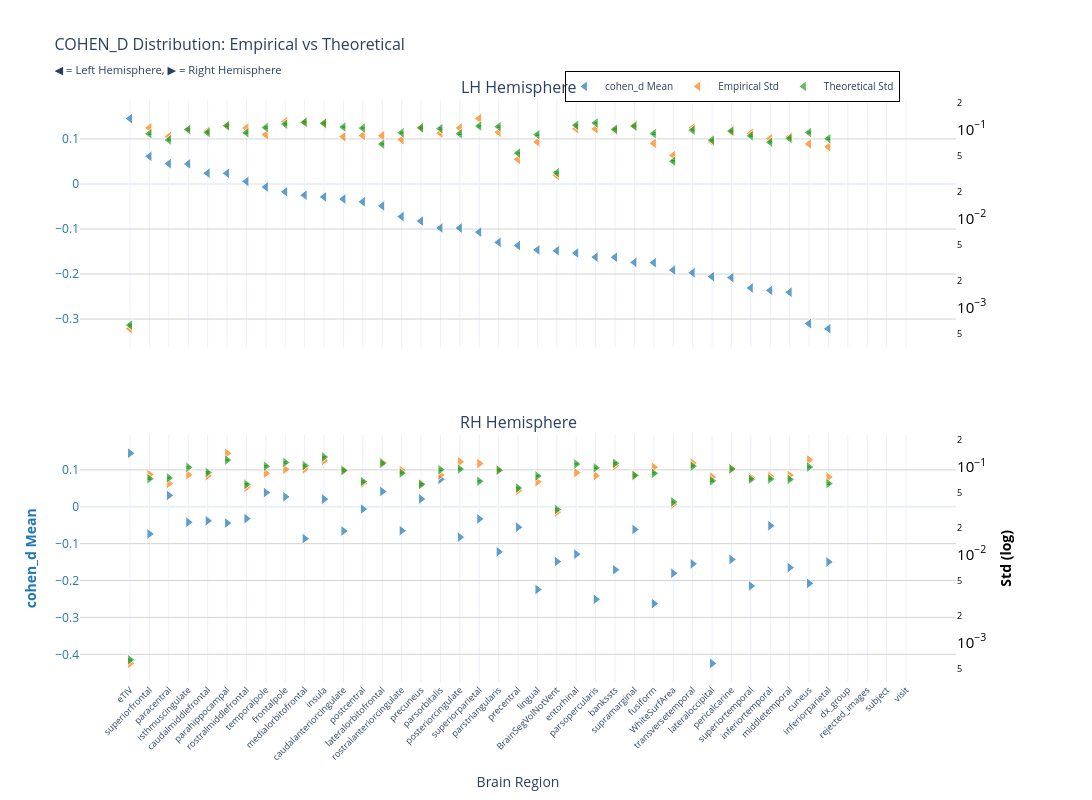
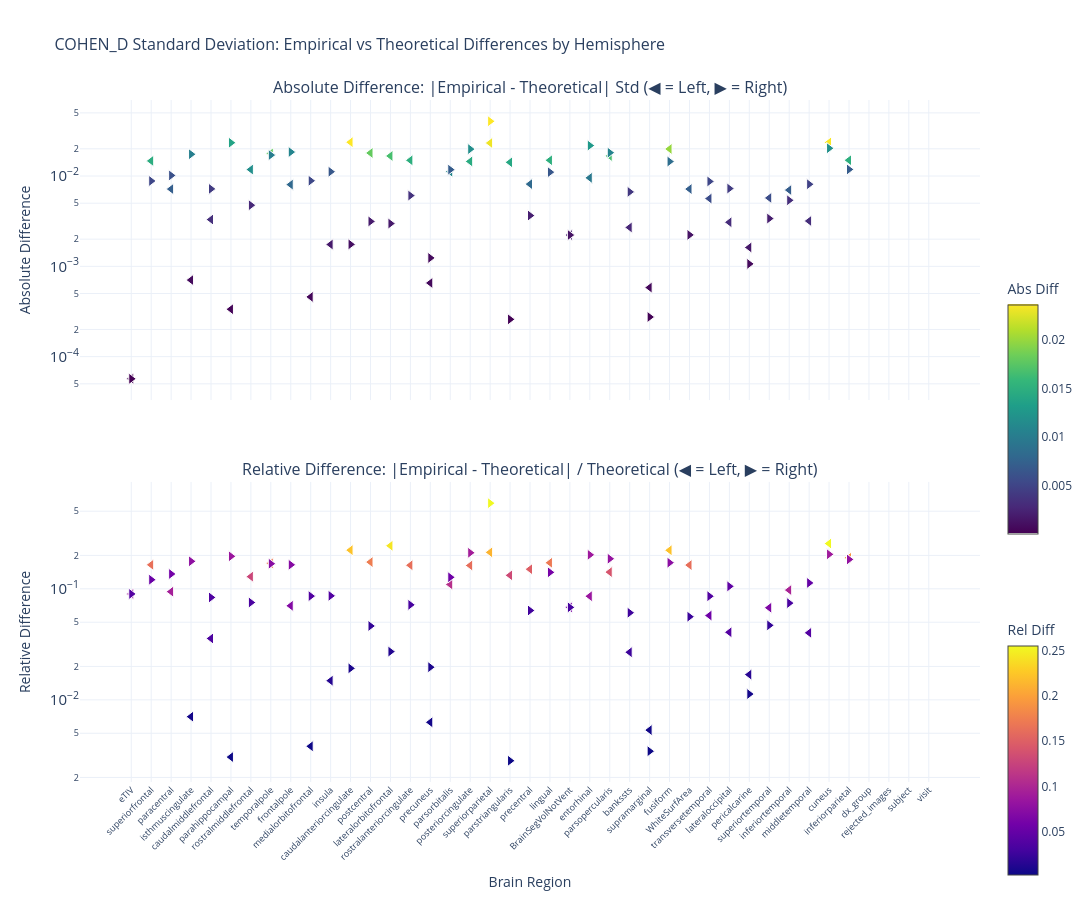

The cell these charts' notebook holds for them, in order:
### Markdown cell above
### Cohen's d

### Code cell
nu_nav = df_npvr[(df_npvr["study"] == "longitudinal") & (df_npvr["group"] == "HC-PD")]
data_path = stats_dir / f"cohen_d_longitudinal_{METRIC}.parquet"
df, stats = get_test_stats(
    data_path,
    stat_functions_F,
    nu_nav,
    hemisphere=True,
    study="longitudinal",
    raw_values=True,
)
show_figure(
    stats, hemisphere=True, stat_name="cohen_d", study="longitudinal", metric=METRIC
)

### Figure 1 — Plotly figure (JSON) as saved in the notebook; plotly's stock layout.template omitted (floating-point values rounded to 4 significant figures)
{"data": [{"hovertemplate": "<b>%{x}</b><br>Mean cohen_d: %{y:.2f}<br><extra></extra>", "legendgroup": "mean", "marker": {"color": "#1f77b4", "line": {"color": "white", "width": 1}, "opacity": 0.7, "size": 10, "symbol": "triangle-left"}, "mode": "markers", "name": "cohen_d Mean", "showlegend": true, "type": "scatter", "x": ["eTIV", "superiorfrontal", "paracentral", "isthmuscingulate", "caudalmiddlefrontal", "parahippocampal", "rostralmiddlefrontal", "temporalpole", "frontalpole", "medialorbitofrontal", "insula", "caudalanteriorcingulate", "postcentral", "lateralorbitofrontal", "rostralanteriorcingulate", "precuneus", "parsorbitalis", "posteriorcingulate", "superiorparietal", "parstriangularis", "precentral", "lingual", "BrainSegVolNotVent", "entorhinal", "parsopercularis", "bankssts", "supramarginal", "fusiform", "WhiteSurfArea", "transversetemporal", "lateraloccipital", "pericalcarine", "superiortemporal", "inferiortemporal", "middletemporal", "cuneus", "inferiorparietal", "dx_group", "rejected_images", "subject", "visit"], "xaxis": "x", "y": [0.1452, 0.06137, 0.04514, 0.04462, 0.02393, 0.02367, 0.005677, -0.006589, -0.01745, -0.02482, -0.02873, -0.03349, -0.03959, -0.04867, -0.07246, -0.08241, -0.09775, -0.09783, -0.1069, -0.1296, -0.1366, -0.1465, -0.1484, -0.1532, -0.1624, -0.1627, -0.1742, -0.1748, -0.1911, -0.1969, -0.2058, -0.208, -0.2309, -0.2363, -0.2405, -0.3102, -0.3215, NaN, NaN, NaN, NaN], "yaxis": "y"}, {"hovertemplate": "<b>%{x}</b><br>Empirical Std: %{y:.3f}<br><extra></extra>", "legendgroup": "empirical", "marker": {"color": "#ff7f0e", "line": {"color": "white", "width": 1}, "opacity": 0.7, "size": 10, "symbol": "triangle-left"}, "mode": "markers", "name": "Empirical Std", "showlegend": true, "type": "scatter", "x": ["eTIV", "superiorfrontal", "paracentral", "isthmuscingulate", "caudalmiddlefrontal", "parahippocampal", "rostralmiddlefrontal", "temporalpole", "frontalpole", "medialorbitofrontal", "insula", "caudalanteriorcingulate", "postcentral", "lateralorbitofrontal", "rostralanteriorcingulate", "precuneus", "parsorbitalis", "posteriorcingulate", "superiorparietal", "parstriangularis", "precentral", "lingual", "BrainSegVolNotVent", "entorhinal", "parsopercularis", "bankssts", "supramarginal", "fusiform", "WhiteSurfArea", "transversetemporal", "lateraloccipital", "pericalcarine", "superiortemporal", "inferiortemporal", "middletemporal", "cuneus", "inferiorparietal", "dx_group", "rejected_images", "subject", "visit"], "xaxis": "x", "y": [0.0005753, 0.1041, 0.08318, 0.09916, 0.09554, 0.1101, 0.1033, 0.08713, 0.1223, 0.1196, 0.1155, 0.08251, 0.08536, 0.08493, 0.07657, 0.1035, 0.09071, 0.1039, 0.1321, 0.093, 0.04602, 0.07216, 0.03039, 0.1016, 0.1012, 0.09769, 0.1095, 0.06967, 0.05101, 0.1036, 0.07264, 0.09421, 0.09036, 0.07871, 0.08229, 0.06856, 0.06358, NaN, NaN, NaN, NaN], "yaxis": "y2"}, {"error_y": {"array": [1.256e-05, 0.001776, 0.00151, 0.001984, 0.001833, 0.002181, 0.001819, 0.002085, 0.00227, 0.002386, 0.002329, 0.00211, 0.002054, 0.001356, 0.001818, 0.00207, 0.002024, 0.001775, 0.002163, 0.00213, 0.001076, 0.001731, 0.000648, 0.002209, 0.002343, 0.001995, 0.002164, 0.00178, 0.0008711, 0.001947, 0.001504, 0.001904, 0.001682, 0.001425, 0.001572, 0.00183, 0.001561, NaN, NaN, NaN, NaN], "arrayminus": [1.231e-05, 0.001741, 0.00148, 0.001945, 0.001796, 0.002138, 0.001783, 0.002043, 0.002225, 0.002339, 0.002283, 0.002068, 0.002013, 0.00133, 0.001782, 0.002029, 0.001984, 0.00174, 0.002121, 0.002087, 0.001055, 0.001696, 0.0006352, 0.002165, 0.002296, 0.001955, 0.002122, 0.001745, 0.0008538, 0.001908, 0.001475, 0.001866, 0.001648, 0.001397, 0.001541, 0.001794, 0.00153, NaN, NaN, NaN, NaN], "color": "#2ca02c", "thickness": 1, "type": "data", "visible": true, "width": 2}, "hovertemplate": "<b>%{x}</b><br>Theoretical Std: %{y:.3f}<br><extra></extra>", "legendgroup": "theoretical", "marker": {"color": "#2ca02c", "line": {"color": "white", "width": 1}, "opacity": 0.7, "size": 10, "symbol": "triangle-left"}, "mode": "markers", "name": "Theoretical Std", "showlegend": true, "type": "scatter", "x": ["eTIV", "superiorfrontal", "paracentral", "isthmuscingulate", "caudalmiddlefrontal", "parahippocampal", "rostralmiddlefrontal", "temporalpole", "frontalpole", "medialorbitofrontal", "insula", "caudalanteriorcingulate", "postcentral", "lateralorbitofrontal", "rostralanteriorcingulate", "precuneus", "parsorbitalis", "posteriorcingulate", "superiorparietal", "parstriangularis", "precentral", "lingual", "BrainSegVolNotVent", "entorhinal", "parsopercularis", "bankssts", "supramarginal", "fusiform", "WhiteSurfArea", "transversetemporal", "lateraloccipital", "pericalcarine", "superiortemporal", "inferiortemporal", "middletemporal", "cuneus", "inferiorparietal", "dx_group", "rejected_images", "subject", "visit"], "xaxis": "x", "y": [0.0006321, 0.08939, 0.07601, 0.09986, 0.09224, 0.1098, 0.09154, 0.1049, 0.1142, 0.1201, 0.1172, 0.1062, 0.1034, 0.06827, 0.09148, 0.1042, 0.1019, 0.08936, 0.1089, 0.1072, 0.05416, 0.0871, 0.03261, 0.1112, 0.1179, 0.1004, 0.1089, 0.0896, 0.04384, 0.09797, 0.07572, 0.09583, 0.08464, 0.07172, 0.07911, 0.09211, 0.07854, NaN, NaN, NaN, NaN], "yaxis": "y2"}, {"hovertemplate": "<b>%{x}</b><br>Mean cohen_d: %{y:.2f}<br><extra></extra>", "legendgroup": "mean", "marker": {"color": "#1f77b4", "line": {"color": "white", "width": 1}, "opacity": 0.7, "size": 10, "symbol": "triangle-right"}, "mode": "markers", "name": "cohen_d Mean", "showlegend": false, "type": "scatter", "x": ["eTIV", "parsorbitalis", "lateralorbitofrontal", "temporalpole", "paracentral", "frontalpole", "precuneus", "insula", "postcentral", "rostralmiddlefrontal", "superiorparietal", "caudalmiddlefrontal", "isthmuscingulate", "parahippocampal", "inferiortemporal", "precentral", "supramarginal", "rostralanteriorcingulate", "caudalanteriorcingulate", "superiorfrontal", "posteriorcingulate", "medialorbitofrontal", "parstriangularis", "entorhinal", "pericalcarine", "BrainSegVolNotVent", "inferiorparietal", "transversetemporal", "middletemporal", "bankssts", "WhiteSurfArea", "cuneus", "superiortemporal", "lingual", "parsopercularis", "fusiform", "lateraloccipital", "dx_group", "rejected_images", "subject", "visit"], "xaxis": "x2", "y": [0.1452, 0.07448, 0.04164, 0.0387, 0.0309, 0.02706, 0.02128, 0.02078, -0.006245, -0.0321, -0.03281, -0.03803, -0.04176, -0.04407, -0.05124, -0.05547, -0.06159, -0.06471, -0.06564, -0.07361, -0.08225, -0.08635, -0.1221, -0.1284, -0.1428, -0.1484, -0.1494, -0.1547, -0.1649, -0.1707, -0.1803, -0.2077, -0.2146, -0.2243, -0.2509, -0.2625, -0.4246, NaN, NaN, NaN, NaN], "yaxis": "y3"}, {"hovertemplate": "<b>%{x}</b><br>Empirical Std: %{y:.3f}<br><extra></extra>", "legendgroup": "empirical", "marker": {"color": "#ff7f0e", "line": {"color": "white", "width": 1}, "opacity": 0.7, "size": 10, "symbol": "triangle-right"}, "mode": "markers", "name": "Empirical Std", "showlegend": false, "type": "scatter", "x": ["eTIV", "parsorbitalis", "lateralorbitofrontal", "temporalpole", "paracentral", "frontalpole", "precuneus", "insula", "postcentral", "rostralmiddlefrontal", "superiorparietal", "caudalmiddlefrontal", "isthmuscingulate", "parahippocampal", "inferiortemporal", "precentral", "supramarginal", "rostralanteriorcingulate", "caudalanteriorcingulate", "superiorfrontal", "posteriorcingulate", "medialorbitofrontal", "parstriangularis", "entorhinal", "pericalcarine", "BrainSegVolNotVent", "inferiorparietal", "transversetemporal", "middletemporal", "bankssts", "WhiteSurfArea", "cuneus", "superiortemporal", "lingual", "parsopercularis", "fusiform", "lateraloccipital", "dx_group", "rejected_images", "subject", "visit"], "xaxis": "x2", "y": [0.0005753, 0.08079, 0.1123, 0.08421, 0.06447, 0.09352, 0.06415, 0.1179, 0.06474, 0.05834, 0.1088, 0.0789, 0.08106, 0.1424, 0.07779, 0.05356, 0.07996, 0.09073, 0.08928, 0.08175, 0.1139, 0.09423, 0.09121, 0.08567, 0.09536, 0.03039, 0.07613, 0.1102, 0.07988, 0.1028, 0.03751, 0.1195, 0.07544, 0.06736, 0.07906, 0.09852, 0.07632, NaN, NaN, NaN, NaN], "yaxis": "y4"}, {"error_y": {"array": [1.256e-05, 0.001839, 0.002173, 0.002012, 0.001483, 0.002224, 0.00125, 0.002564, 0.001349, 0.001253, 0.001359, 0.001711, 0.001957, 0.002365, 0.001439, 0.001137, 0.001583, 0.001682, 0.001809, 0.001449, 0.001869, 0.002048, 0.001817, 0.002134, 0.001874, 0.000648, 0.001278, 0.002017, 0.001426, 0.002176, 0.0007895, 0.001972, 0.001432, 0.001558, 0.001931, 0.00167, 0.001372, NaN, NaN, NaN, NaN], "arrayminus": [1.231e-05, 0.001802, 0.00213, 0.001972, 0.001453, 0.00218, 0.001225, 0.002513, 0.001322, 0.001229, 0.001332, 0.001677, 0.001918, 0.002318, 0.00141, 0.001114, 0.001552, 0.001649, 0.001773, 0.001421, 0.001832, 0.002008, 0.001781, 0.002092, 0.001836, 0.0006352, 0.001252, 0.001977, 0.001398, 0.002133, 0.0007739, 0.001932, 0.001403, 0.001527, 0.001893, 0.001637, 0.001345, NaN, NaN, NaN, NaN], "color": "#2ca02c", "thickness": 1, "type": "data", "visible": true, "width": 2}, "hovertemplate": "<b>%{x}</b><br>Theoretical Std: %{y:.3f}<br><extra></extra>", "legendgroup": "theoretical", "marker": {"color": "#2ca02c", "line": {"color": "white", "width": 1}, "opacity": 0.7, "size": 10, "symbol": "triangle-right"}, "mode": "markers", "name": "Theoretical Std", "showlegend": false, "type": "scatter", "x": ["eTIV", "parsorbitalis", "lateralorbitofrontal", "temporalpole", "paracentral", "frontalpole", "precuneus", "insula", "postcentral", "rostralmiddlefrontal", "superiorparietal", "caudalmiddlefrontal", "isthmuscingulate", "parahippocampal", "inferiortemporal", "precentral", "supramarginal", "rostralanteriorcingulate", "caudalanteriorcingulate", "superiorfrontal", "posteriorcingulate", "medialorbitofrontal", "parstriangularis", "entorhinal", "pericalcarine", "BrainSegVolNotVent", "inferiorparietal", "transversetemporal", "middletemporal", "bankssts", "WhiteSurfArea", "cuneus", "superiortemporal", "lingual", "parsopercularis", "fusiform", "lateraloccipital", "dx_group", "rejected_images", "subject", "visit"], "xaxis": "x2", "y": [0.0006321, 0.09255, 0.1094, 0.1012, 0.07462, 0.1119, 0.06291, 0.129, 0.06788, 0.06309, 0.06838, 0.0861, 0.09848, 0.119, 0.0724, 0.05721, 0.07969, 0.08466, 0.09103, 0.07294, 0.09405, 0.1031, 0.09147, 0.1074, 0.0943, 0.03261, 0.0643, 0.1015, 0.07177, 0.1095, 0.03974, 0.09923, 0.07206, 0.0784, 0.09719, 0.08407, 0.06905, NaN, NaN, NaN, NaN], "yaxis": "y4"}], "layout": {"annotations": [{"font": {"size": 16}, "showarrow": false, "text": "LH Hemisphere", "x": 0.47, "xanchor": "center", "xref": "paper", "y": 1.0, "yanchor": "bottom", "yref": "paper"}, {"font": {"size": 16}, "showarrow": false, "text": "RH Hemisphere", "x": 0.47, "xanchor": "center", "xref": "paper", "y": 0.425, "yanchor": "bottom", "yref": "paper"}], "height": 800, "hovermode": "x", "legend": {"bgcolor": "rgba(255, 255, 255, 0.9)", "bordercolor": "black", "borderwidth": 1, "font": {"size": 10}, "orientation": "h", "x": 0.7, "xanchor": "center", "y": 1.05}, "title": {"font": {"size": 16}, "text": "COHEN_D Distribution: Empirical vs Theoretical<br><sub>◀ = Left Hemisphere, ▶ = Right Hemisphere</sub>"}, "width": 1400, "xaxis": {"anchor": "y", "domain": [0.0, 0.94], "matches": "x2", "showticklabels": false}, "xaxis2": {"anchor": "y3", "domain": [0.0, 0.94], "tickangle": -45, "tickfont": {"size": 9}, "title": {"text": "Brain Region"}}, "yaxis": {"anchor": "x", "domain": [0.575, 1.0], "gridcolor": "lightgray", "showgrid": true, "tickfont": {"color": "#1f77b4"}, "title": {"font": {"color": "#1f77b4"}, "text": ""}}, "yaxis2": {"anchor": "x", "exponentformat": "power", "overlaying": "y", "showgrid": false, "side": "right", "tickfont": {"color": "black"}, "title": {"font": {"color": "black"}, "text": ""}, "type": "log"}, "yaxis3": {"anchor": "x2", "domain": [0.0, 0.425], "gridcolor": "lightgray", "showgrid": true, "tickfont": {"color": "#1f77b4"}, "title": {"font": {"color": "#1f77b4"}, "text": "<b>cohen_d Mean</b>"}}, "yaxis4": {"anchor": "x2", "exponentformat": "power", "overlaying": "y3", "showgrid": false, "side": "right", "tickfont": {"color": "black"}, "title": {"font": {"color": "black"}, "text": "<b>Std (log)</b>"}, "type": "log"}}}

### Figure 2 — Plotly figure (JSON) as saved in the notebook; plotly's stock layout.template omitted (floating-point values rounded to 4 significant figures)
{"data": [{"hovertemplate": "<b>%{x}</b><br>Hemisphere: %{text}<br>Abs Diff: %{y:.4f}<br><extra></extra>", "legendgroup": "abs_lh", "marker": {"color": [5.68e-05, 0.01469, 0.007165, 0.0007044, 0.003294, 0.000335, 0.01178, 0.01778, 0.008029, 0.0004585, 0.001744, 0.02368, 0.01799, 0.01666, 0.01491, 0.0006539, 0.01116, 0.0145, 0.02319, 0.01418, 0.008133, 0.01495, 0.002219, 0.009537, 0.01667, 0.002695, 0.0005817, 0.01993, 0.007169, 0.005627, 0.003074, 0.001617, 0.005718, 0.006986, 0.003175, 0.02354, 0.01496, NaN, NaN, NaN, NaN], "colorbar": {"len": 0.4, "title": {"text": "Abs Diff"}, "y": 0.75, "yanchor": "top"}, "colorscale": [[0.0, "#440154"], [0.1111, "#482878"], [0.2222, "#3e4989"], [0.3333, "#31688e"], [0.4444, "#26828e"], [0.5556, "#1f9e89"], [0.6667, "#35b779"], [0.7778, "#6ece58"], [0.8889, "#b5de2b"], [1.0, "#fde725"]], "line": {"color": "white", "width": 1}, "showscale": true, "size": 10, "symbol": "triangle-left"}, "mode": "markers", "name": "Absolute (lh)", "showlegend": false, "text": ["lh", "lh", "lh", "lh", "lh", "lh", "lh", "lh", "lh", "lh", "lh", "lh", "lh", "lh", "lh", "lh", "lh", "lh", "lh", "lh", "lh", "lh", "lh", "lh", "lh", "lh", "lh", "lh", "lh", "lh", "lh", "lh", "lh", "lh", "lh", "lh", "lh", "lh", "lh", "lh", "lh"], "type": "scatter", "x": ["eTIV", "superiorfrontal", "paracentral", "isthmuscingulate", "caudalmiddlefrontal", "parahippocampal", "rostralmiddlefrontal", "temporalpole", "frontalpole", "medialorbitofrontal", "insula", "caudalanteriorcingulate", "postcentral", "lateralorbitofrontal", "rostralanteriorcingulate", "precuneus", "parsorbitalis", "posteriorcingulate", "superiorparietal", "parstriangularis", "precentral", "lingual", "BrainSegVolNotVent", "entorhinal", "parsopercularis", "bankssts", "supramarginal", "fusiform", "WhiteSurfArea", "transversetemporal", "lateraloccipital", "pericalcarine", "superiortemporal", "inferiortemporal", "middletemporal", "cuneus", "inferiorparietal", "dx_group", "rejected_images", "subject", "visit"], "xaxis": "x", "y": [5.68e-05, 0.01469, 0.007165, 0.0007044, 0.003294, 0.000335, 0.01178, 0.01778, 0.008029, 0.0004585, 0.001744, 0.02368, 0.01799, 0.01666, 0.01491, 0.0006539, 0.01116, 0.0145, 0.02319, 0.01418, 0.008133, 0.01495, 0.002219, 0.009537, 0.01667, 0.002695, 0.0005817, 0.01993, 0.007169, 0.005627, 0.003074, 0.001617, 0.005718, 0.006986, 0.003175, 0.02354, 0.01496, NaN, NaN, NaN, NaN], "yaxis": "y"}, {"hovertemplate": "<b>%{x}</b><br>Hemisphere: %{text}<br>Rel Diff: %{y:.2%}<br><extra></extra>", "legendgroup": "rel_lh", "marker": {"color": [0.08986, 0.1644, 0.09427, 0.007054, 0.03572, 0.003052, 0.1287, 0.1695, 0.07028, 0.003818, 0.01488, 0.223, 0.174, 0.2441, 0.163, 0.006278, 0.1096, 0.1623, 0.2129, 0.1323, 0.1502, 0.1716, 0.06805, 0.08579, 0.1414, 0.02685, 0.00534, 0.2224, 0.1635, 0.05744, 0.0406, 0.01688, 0.06756, 0.09739, 0.04013, 0.2556, 0.1904, NaN, NaN, NaN, NaN], "colorbar": {"len": 0.4, "title": {"text": "Rel Diff"}, "y": 0.25, "yanchor": "top"}, "colorscale": [[0.0, "#0d0887"], [0.1111, "#46039f"], [0.2222, "#7201a8"], [0.3333, "#9c179e"], [0.4444, "#bd3786"], [0.5556, "#d8576b"], [0.6667, "#ed7953"], [0.7778, "#fb9f3a"], [0.8889, "#fdca26"], [1.0, "#f0f921"]], "line": {"color": "white", "width": 1}, "showscale": true, "size": 10, "symbol": "triangle-left"}, "mode": "markers", "name": "Relative (lh)", "showlegend": false, "text": ["lh", "lh", "lh", "lh", "lh", "lh", "lh", "lh", "lh", "lh", "lh", "lh", "lh", "lh", "lh", "lh", "lh", "lh", "lh", "lh", "lh", "lh", "lh", "lh", "lh", "lh", "lh", "lh", "lh", "lh", "lh", "lh", "lh", "lh", "lh", "lh", "lh", "lh", "lh", "lh", "lh"], "type": "scatter", "x": ["eTIV", "superiorfrontal", "paracentral", "isthmuscingulate", "caudalmiddlefrontal", "parahippocampal", "rostralmiddlefrontal", "temporalpole", "frontalpole", "medialorbitofrontal", "insula", "caudalanteriorcingulate", "postcentral", "lateralorbitofrontal", "rostralanteriorcingulate", "precuneus", "parsorbitalis", "posteriorcingulate", "superiorparietal", "parstriangularis", "precentral", "lingual", "BrainSegVolNotVent", "entorhinal", "parsopercularis", "bankssts", "supramarginal", "fusiform", "WhiteSurfArea", "transversetemporal", "lateraloccipital", "pericalcarine", "superiortemporal", "inferiortemporal", "middletemporal", "cuneus", "inferiorparietal", "dx_group", "rejected_images", "subject", "visit"], "xaxis": "x2", "y": [0.08986, 0.1644, 0.09427, 0.007054, 0.03572, 0.003052, 0.1287, 0.1695, 0.07028, 0.003818, 0.01488, 0.223, 0.174, 0.2441, 0.163, 0.006278, 0.1096, 0.1623, 0.2129, 0.1323, 0.1502, 0.1716, 0.06805, 0.08579, 0.1414, 0.02685, 0.00534, 0.2224, 0.1635, 0.05744, 0.0406, 0.01688, 0.06756, 0.09739, 0.04013, 0.2556, 0.1904, NaN, NaN, NaN, NaN], "yaxis": "y2"}, {"hovertemplate": "<b>%{x}</b><br>Hemisphere: %{text}<br>Abs Diff: %{y:.4f}<br><extra></extra>", "legendgroup": "abs_rh", "marker": {"color": [5.68e-05, 0.01176, 0.002974, 0.01704, 0.01015, 0.01841, 0.001238, 0.01115, 0.003141, 0.00475, 0.04038, 0.007201, 0.01741, 0.02335, 0.005382, 0.003649, 0.0002746, 0.006069, 0.001749, 0.008807, 0.01985, 0.008858, 0.0002587, 0.02172, 0.001064, 0.002219, 0.01182, 0.008706, 0.008107, 0.006668, 0.002228, 0.02028, 0.003379, 0.01103, 0.01813, 0.01445, 0.007264, NaN, NaN, NaN, NaN], "colorbar": {"len": 0.4, "title": {"text": "Abs Diff"}, "y": 0.75, "yanchor": "top"}, "colorscale": [[0.0, "#440154"], [0.1111, "#482878"], [0.2222, "#3e4989"], [0.3333, "#31688e"], [0.4444, "#26828e"], [0.5556, "#1f9e89"], [0.6667, "#35b779"], [0.7778, "#6ece58"], [0.8889, "#b5de2b"], [1.0, "#fde725"]], "line": {"color": "white", "width": 1}, "showscale": false, "size": 10, "symbol": "triangle-right"}, "mode": "markers", "name": "Absolute (rh)", "showlegend": false, "text": ["rh", "rh", "rh", "rh", "rh", "rh", "rh", "rh", "rh", "rh", "rh", "rh", "rh", "rh", "rh", "rh", "rh", "rh", "rh", "rh", "rh", "rh", "rh", "rh", "rh", "rh", "rh", "rh", "rh", "rh", "rh", "rh", "rh", "rh", "rh", "rh", "rh", "rh", "rh", "rh", "rh"], "type": "scatter", "x": ["eTIV", "parsorbitalis", "lateralorbitofrontal", "temporalpole", "paracentral", "frontalpole", "precuneus", "insula", "postcentral", "rostralmiddlefrontal", "superiorparietal", "caudalmiddlefrontal", "isthmuscingulate", "parahippocampal", "inferiortemporal", "precentral", "supramarginal", "rostralanteriorcingulate", "caudalanteriorcingulate", "superiorfrontal", "posteriorcingulate", "medialorbitofrontal", "parstriangularis", "entorhinal", "pericalcarine", "BrainSegVolNotVent", "inferiorparietal", "transversetemporal", "middletemporal", "bankssts", "WhiteSurfArea", "cuneus", "superiortemporal", "lingual", "parsopercularis", "fusiform", "lateraloccipital", "dx_group", "rejected_images", "subject", "visit"], "xaxis": "x", "y": [5.68e-05, 0.01176, 0.002974, 0.01704, 0.01015, 0.01841, 0.001238, 0.01115, 0.003141, 0.00475, 0.04038, 0.007201, 0.01741, 0.02335, 0.005382, 0.003649, 0.0002746, 0.006069, 0.001749, 0.008807, 0.01985, 0.008858, 0.0002587, 0.02172, 0.001064, 0.002219, 0.01182, 0.008706, 0.008107, 0.006668, 0.002228, 0.02028, 0.003379, 0.01103, 0.01813, 0.01445, 0.007264, NaN, NaN, NaN, NaN], "yaxis": "y"}, {"hovertemplate": "<b>%{x}</b><br>Hemisphere: %{text}<br>Rel Diff: %{y:.2%}<br><extra></extra>", "legendgroup": "rel_rh", "marker": {"color": [0.08986, 0.127, 0.0272, 0.1683, 0.136, 0.1645, 0.01968, 0.08642, 0.04627, 0.0753, 0.5905, 0.08363, 0.1768, 0.1962, 0.07433, 0.06377, 0.003446, 0.07168, 0.01922, 0.1208, 0.211, 0.08593, 0.002829, 0.2023, 0.01128, 0.06805, 0.1839, 0.08575, 0.113, 0.0609, 0.05606, 0.2044, 0.04689, 0.1407, 0.1865, 0.1719, 0.1052, NaN, NaN, NaN, NaN], "colorbar": {"len": 0.4, "title": {"text": "Rel Diff"}, "y": 0.25, "yanchor": "top"}, "colorscale": [[0.0, "#0d0887"], [0.1111, "#46039f"], [0.2222, "#7201a8"], [0.3333, "#9c179e"], [0.4444, "#bd3786"], [0.5556, "#d8576b"], [0.6667, "#ed7953"], [0.7778, "#fb9f3a"], [0.8889, "#fdca26"], [1.0, "#f0f921"]], "line": {"color": "white", "width": 1}, "showscale": false, "size": 10, "symbol": "triangle-right"}, "mode": "markers", "name": "Relative (rh)", "showlegend": false, "text": ["rh", "rh", "rh", "rh", "rh", "rh", "rh", "rh", "rh", "rh", "rh", "rh", "rh", "rh", "rh", "rh", "rh", "rh", "rh", "rh", "rh", "rh", "rh", "rh", "rh", "rh", "rh", "rh", "rh", "rh", "rh", "rh", "rh", "rh", "rh", "rh", "rh", "rh", "rh", "rh", "rh"], "type": "scatter", "x": ["eTIV", "parsorbitalis", "lateralorbitofrontal", "temporalpole", "paracentral", "frontalpole", "precuneus", "insula", "postcentral", "rostralmiddlefrontal", "superiorparietal", "caudalmiddlefrontal", "isthmuscingulate", "parahippocampal", "inferiortemporal", "precentral", "supramarginal", "rostralanteriorcingulate", "caudalanteriorcingulate", "superiorfrontal", "posteriorcingulate", "medialorbitofrontal", "parstriangularis", "entorhinal", "pericalcarine", "BrainSegVolNotVent", "inferiorparietal", "transversetemporal", "middletemporal", "bankssts", "WhiteSurfArea", "cuneus", "superiortemporal", "lingual", "parsopercularis", "fusiform", "lateraloccipital", "dx_group", "rejected_images", "subject", "visit"], "xaxis": "x2", "y": [0.08986, 0.127, 0.0272, 0.1683, 0.136, 0.1645, 0.01968, 0.08642, 0.04627, 0.0753, 0.5905, 0.08363, 0.1768, 0.1962, 0.07433, 0.06377, 0.003446, 0.07168, 0.01922, 0.1208, 0.211, 0.08593, 0.002829, 0.2023, 0.01128, 0.06805, 0.1839, 0.08575, 0.113, 0.0609, 0.05606, 0.2044, 0.04689, 0.1407, 0.1865, 0.1719, 0.1052, NaN, NaN, NaN, NaN], "yaxis": "y2"}], "layout": {"annotations": [{"font": {"size": 16}, "showarrow": false, "text": "Absolute Difference: |Empirical - Theoretical| Std (◀ = Left, ▶ = Right)", "x": 0.5, "xanchor": "center", "xref": "paper", "y": 1.0, "yanchor": "bottom", "yref": "paper"}, {"font": {"size": 16}, "showarrow": false, "text": "Relative Difference: |Empirical - Theoretical| / Theoretical (◀ = Left, ▶ = Right)", "x": 0.5, "xanchor": "center", "xref": "paper", "y": 0.44, "yanchor": "bottom", "yref": "paper"}], "height": 900, "hovermode": "x unified", "showlegend": false, "title": {"font": {"size": 16}, "text": "COHEN_D Standard Deviation: Empirical vs Theoretical Differences by Hemisphere"}, "width": 1400, "xaxis": {"anchor": "y", "domain": [0.0, 1.0], "showticklabels": false}, "xaxis2": {"anchor": "y2", "domain": [0.0, 1.0], "tickangle": -45, "tickfont": {"size": 9}, "title": {"text": "Brain Region"}}, "yaxis": {"anchor": "x", "domain": [0.56, 1.0], "exponentformat": "power", "title": {"text": "Absolute Difference"}, "type": "log"}, "yaxis2": {"anchor": "x2", "domain": [0.0, 0.44], "exponentformat": "power", "title": {"text": "Relative Difference"}, "type": "log"}}}
